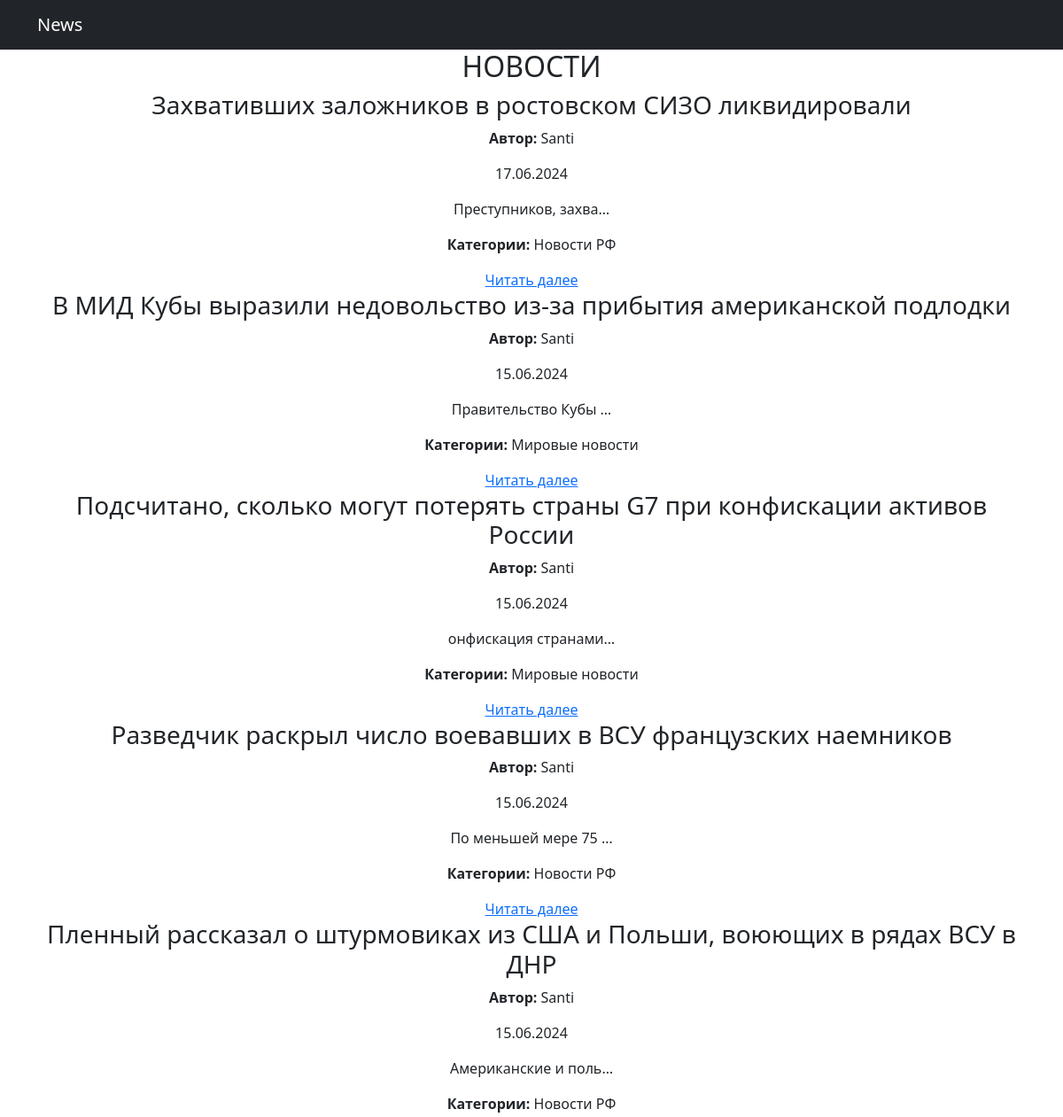
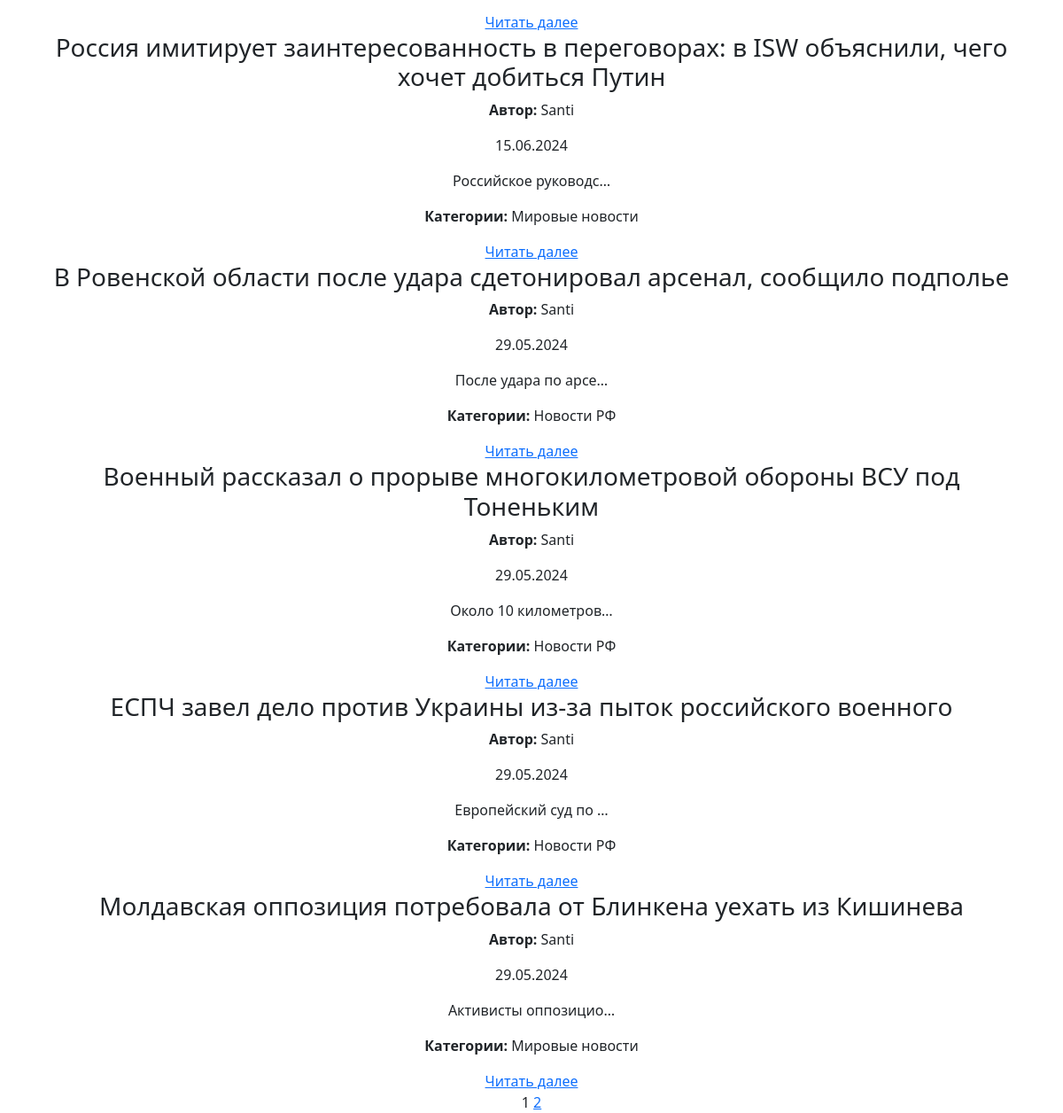
Page /news/ on the committed database (2 pictures, top to bottom).
### news/models.py (models this page shows, shortened)
class News(models.Model):
    title = models.CharField(max_length=128)
    text = models.TextField()
    created_at = models.DateTimeField(auto_now_add=True)
    author = models.ForeignKey(User, on_delete=models.CASCADE, null=True, blank=True)
    categories = models.ManyToManyField('Category', related_name='news')

class Category(models.Model):
    name = models.CharField(max_length=64, unique=True)
    subscribers = models.ManyToManyField(User, related_name='subscribed_categories', blank=True)

### news/views.py (the view)
# urls.py: path('', cache_page(60)(NewsListView.as_view()), name='news_list'),
class NewsListView(ListView):
    model = News
    template_name = 'news/news_list.html'
    context_object_name = 'news_list'
    ordering = ['-created_at']
    paginate_by = 10
    def get_queryset(self):
        queryset = super().get_queryset().prefetch_related('categories')
        category_id = self.request.GET.get('category')
        if (category_id):
            queryset = queryset.filter(categories__id=category_id)
        return queryset
    def get_context_data(self, **kwargs):
        context = super().get_context_data(**kwargs)
        context['categories'] = Category.objects.all()
        return context

### news/templatetags/my_filters.py (called while the page is built)
@register.filter()
def censor(value):
    bad_words = ['мудаки', 'твари']
    if not isinstance(value, str):
        raise TypeError(f"unresolved type '{type(value)})' expected type 'str'")
    pattern = re.compile(r'\b(?:' + '|'.join(re.escape(word) for word in bad_words) + r')\b', re.IGNORECASE)
    censored_value = pattern.sub(lambda x: '*' * len(x.group()), value)
    return censored_value

### templates/news/news_list.html (shortened to what this page needs)
{% extends 'flatpages/default.html' %}
{% load my_filters %}
{% block content %}
<h2>НОВОСТИ</h2>
{% for news in news_list %}
    <div class="news-item">
        <h3>{{ news.title }}</h3>
        <p><strong>Автор:</strong> {{ news.author.username }}</p>
        <p>{{ news.created_at|date:"d.m.Y" }}</p>
        <p>{{ news.text|truncatechars:20|censor }}</p>
        <p><strong>Категории:</strong>
        {% for category in news.categories.all %}
            {{ category.name }}
        {% endfor %}
        </p>
        <a href="{% url 'news_detail' news.id %}">Читать далее</a>
    </div>
{% endfor %}
{{ page_obj.number }}
{% if page_obj.has_next %}
    <a href="?page={{ page_obj.next_page_number }}">{{ page_obj.next_page_number }}</a>
{% endif %}
{% endblock %}

### templates/flatpages/default.html (shortened to what this page needs)
<!DOCTYPE html>
<html lang="en">
    <head>
        {% load static %}
        <link href="{% static 'css/styles.css' %}" rel="stylesheet" />
    </head>
    <body>
        <nav class="navbar navbar-expand-lg navbar-dark bg-dark static-top">
            <div class="container">
                <a class="navbar-brand" href="/news/">News</a>
            </div>
        </nav>
        <div class="container">
            <div class="row">
                <div class="col-lg-12 text-center">
                    {% block content %}{% endblock content %}
                </div>
            </div>
        </div>
    </body>
</html>

### rows in the picture
News: title "Захвативших заложников в ростовском СИЗО ликвидировали", author.username "Santi", created_at "17.06.2024", text|censor "Преступников, захва…"
Category: name "Новости РФ"
News: title "В МИД Кубы выразили недовольство из-за прибытия американской подлодки", author.username "Santi", created_at "15.06.2024", text|censor "Правительство Кубы …"
Category: name "Мировые новости"
News: title "Подсчитано, сколько могут потерять страны G7 при конфискации активов России", author.username "Santi", created_at "15.06.2024", text|censor "онфискация странами…"
News: title "Разведчик раскрыл число воевавших в ВСУ французских наемников", author.username "Santi", created_at "15.06.2024", text|censor "По меньшей мере 75 …"
News: title "Пленный рассказал о штурмовиках из США и Польши, воюющих в рядах ВСУ в ДНР", author.username "Santi", created_at "15.06.2024", text|censor "Американские и поль…"
News: title "Россия имитирует заинтересованность в переговорах: в ISW объяснили, чего хочет добиться Путин", author.username "Santi", created_at "15.06.2024", text|censor "Российское руководс…"
News: title "В Ровенской области после удара сдетонировал арсенал, сообщило подполье", author.username "Santi", created_at "29.05.2024", text|censor "После удара по арсе…"
News: title "Военный рассказал о прорыве многокилометровой обороны ВСУ под Тоненьким", author.username "Santi", created_at "29.05.2024", text|censor "Около 10 километров…"
News: title "ЕСПЧ завел дело против Украины из-за пыток российского военного", author.username "Santi", created_at "29.05.2024", text|censor "Европейский суд по …"
News: title "Молдавская оппозиция потребовала от Блинкена уехать из Кишинева", author.username "Santi", created_at "29.05.2024", text|censor "Активисты оппозицио…"

### other values in the picture
{{ page_obj.number }} "1"
{{ page_obj.next_page_number }} "2"
